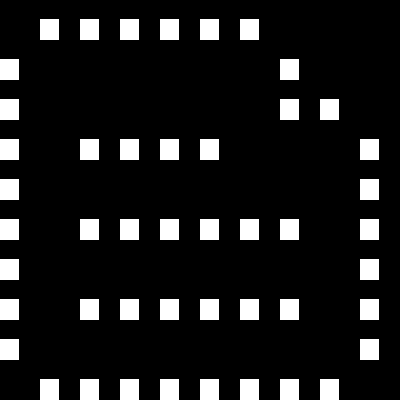

This is a level from a 2D game, rendered from its Tiled map with the project's own tilesets. A one-line summary and the map file follow, with tile-layer data summarised:
An orthogonal 10x10 tile map with 40x40 px tiles, 1 tile layer (Layer 1).

<map version="1.0" orientation="orthogonal" width="10" height="10" tilewidth="40" tileheight="40">
 <tileset firstgid="1" name="texture" tilewidth="40" tileheight="40" spacing="4" margin="4">
  <image source="texture.png" />
 </tileset>
 <layer name="Layer 1" width="10" height="10">
  <data>[100 cells, 47 non-empty, 1 distinct tile ids]</data>
 </layer>
</map>
